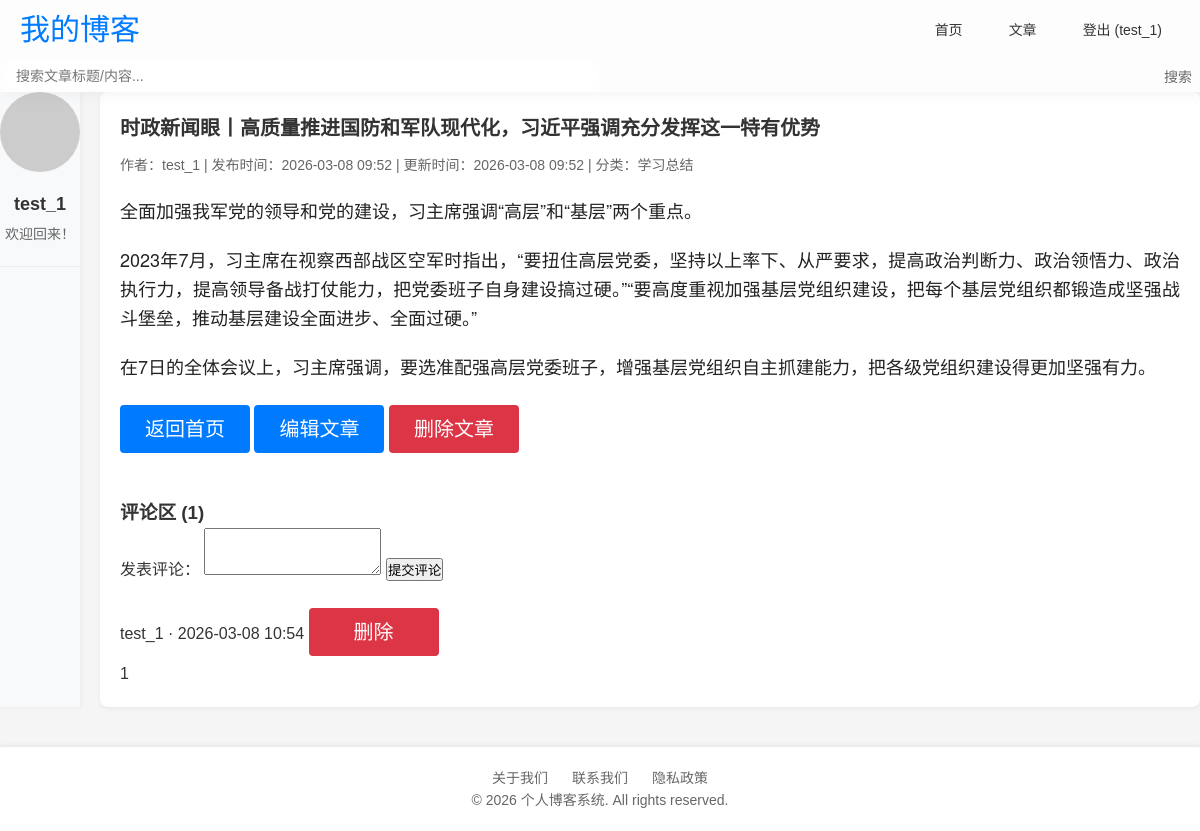
The app's page /post/2 (signed in) with its own data.
### app.py (models this page shows)
class User(UserMixin,db.Model):
    id = db.Column(db.Integer, primary_key=True)
    username = db.Column(db.String(20), unique=True, nullable=False)
    email = db.Column(db.String(120), unique=True, nullable=False)
    password = db.Column(db.String(60), nullable=False)

class Post(db.Model):
    id = db.Column(db.Integer,primary_key = True)                # 文章id
    title = db.Column(db.String(100),nullable = False)           # 文章标题
    content = db.Column(db.Text,nullable = False)                # 文章内容
    created_at = db.Column(db.DateTime,default = datetime.utcnow)# 创建时间
    updated_at = db.Column(db.DateTime,default = datetime.utcnow,updated_at = datetime.utcnow)# 更新时间
    user_id = db.Column(db.Integer,nullable = False)
    category_id = db.Column(db.Integer,nullable = False)

class Category(db.Model):
    id = db.Column(db.Integer, primary_key=True)
    name = db.Column(db.String(50), unique=True, nullable=False)

class Comment(db.Model):
    id = db.Column(db.Integer, primary_key=True)
    content = db.Column(db.Text, nullable=False)
    created_at = db.Column(db.DateTime, default=datetime.utcnow)
    user_id = db.Column(db.Integer,nullable = False)
    post_id = db.Column(db.Integer,nullable = False)

### app.py (the view, shortened to what this page needs)
@app.route("/post/<int:post_id>",methods = ["POST","GET"])
def post(post_id):
    post = Post.query.get_or_404(post_id) # 查询文章存在或404
    post.author = get_post_author(post)
    post.category = get_post_category(post)
    comments = Comment.query.filter_by(post_id = post_id).order_by(Comment.created_at.desc()).all()
    for comment in comments:
        comment.author = User.query.get(comment.user_id)
        if not comment.author:
            comment.author = type('Anonymous', (), {'username': '匿名用户'})() # 动态创建一个名为 Anonymous 的类并实例化，该对象有 username 属性，值为「匿名用户」
    return render_template("post.html",post = post,comments = comments)

### app.py (called while the page is built)
def get_post_author(post):
    return User.query.get(post.user_id)

def get_post_category(post):
    if post.category_id:
        return Category.query.get(post.category_id)
    return None

@login_manager.user_loader
def load_user(user_id):
    return User.query.get(int(user_id)) if user_id else None

### templates/post.html (shortened to what this page needs)
{% extends 'base.html' %}
{% block content %}
    <div class="post">
        <h2 class="post-title">{{ post.title }}</h2>
        <div class="post-meta">
            作者：{{ post.author.username }} |
            发布时间：{{ post.created_at.strftime('%Y-%m-%d %H:%M') }} |
            更新时间：{{ post.updated_at.strftime('%Y-%m-%d %H:%M') }} |
            {% if post.category %}分类：{{ post.category.name }}{% else %}无分类{% endif %}
        </div>
        <div class="post-content">
            {{ post.content|safe }}
        </div>
        <div style="margin-top: 20px;">
            <a href="{{ url_for('index') }}" class="btn btn-primary">返回首页</a>
            {% if current_user == post.author %}
                <a href="{{ url_for('edit', post_id=post.id) }}" class="btn btn-primary">编辑文章</a>
                <a href="{{ url_for('delete', post_id=post.id) }}" class="btn btn-danger" onclick="return confirm('确定要删除吗？')">删除文章</a>
            {% endif %}
        </div>
        <div style="margin-top: 40px;">
            <h3>评论区 ({{ comments|length }})</h3>
            {% if current_user.is_authenticated %}
                <form method="POST" style="margin-bottom: 20px;">
                    <label for="comment">发表评论：</label>
                    <textarea id="comment" name="comment" rows="3" required></textarea>
                    <button type="submit">提交评论</button>
                </form>
            {% else %}
                <p>请<a href="{{ url_for('login') }}">登录</a>后发表评论</p>
            {% endif %}
            {% if comments %}
                {% for comment in comments %}
                    <div class="comment">
                        <div class="comment-meta">
                            {{ comment.author.username }} · {{ comment.created_at.strftime('%Y-%m-%d %H:%M') }}
                            {% if current_user == comment.author or current_user == post.author %}
                                <a href="{{ url_for('delete_comment', comment_id=comment.id) }}" class="btn btn-danger btn-sm" onclick="return confirm('确定删除评论？')">删除</a>
                            {% endif %}
                        </div>
                        <div>{{ comment.content|replace('\n', '<br>')|safe }}</div>
                    </div>
                {% endfor %}
            {% else %}
                <p>暂无评论，快来抢沙发吧！</p>
            {% endif %}
        </div>
    </div>
{% endblock %}

### templates/base.html (shortened to what this page needs)
<!DOCTYPE html>
<html lang="zh-CN">
<head>
</head>
<body>
    <header class="header">
        <div class="container">
            <div class="header-content">
                <a href="{{ url_for('index') }}" class="logo">我的博客</a>
                <nav class="nav-links navbar-menu">
                    <a href="{{ url_for('index') }}">首页</a>
                    {% if current_user.is_authenticated %}
                        <a href="{{ url_for('create') }}">文章</a>
                        <a href="{{ url_for('logout') }}">登出 ({{ current_user.username }})</a>
                    {% else %}
                        <a href="{{ url_for('login') }}">登录</a>
                        <a href="{{ url_for('register') }}">注册</a>
                    {% endif %}
                </nav>
            </div>
            <div class="search-box">
                <form class="search-form" action="{{ url_for('index') }}" method="get">
                    <input type="text" name="search" class="search-input" placeholder="搜索文章标题/内容..." value="{{ search_query or '' }}">
                <button type="submit" class="search-btn">搜索</button>
                </form>
            </div>
        </div>
    </header>
    <main class="container main-content">
        <aside class="sidebar">
            {% if current_user.is_authenticated %}
            <div class="user-info">
                <img src="https://ui-avatars.com/api/?name={{ current_user.username }}&background=4285f4&color=fff" alt="头像" class="avatar">
                <div class="username">{{ current_user.username }}</div>
                <div class="user-desc">欢迎回来！</div>
            </div>
            {% endif %}
        </aside>
        <section class="content-area">
            {% block content %}{% endblock %}
        </section>
    </main>
    <footer class="footer">
        <div class="container">
            <div class="footer-links">
                <a href="#">关于我们</a>
                <a href="#">联系我们</a>
                <a href="#">隐私政策</a>
            </div>
            <p>&copy; 2026 个人博客系统. All rights reserved.</p>
        </div>
    </footer>
</body>
</html>

### templates/base.html (style rules this page uses)
* { margin: 0; padding: 0; box-sizing: border-box; }
body { font-family: -apple-system, BlinkMacSystemFont, "Segoe UI", Roboto, "Helvetica Neue", Arial, sans-serif; background-color: #f5f5f5; color: #333; line-height: 1.6; }
.container { margin: 0; padding: 0; box-sizing: border-box; list-style: none; text-decoration: none; font-family: "Microsoft Yahei", sans-serif; }
.header { background: rgba(255, 255, 255, 0.8); backdrop-filter: blur(10px); -webkit-backdrop-filter: blur(10px); box-shadow: 0 2px 15px rgba(0, 0, 0, 0.05); position: sticky; top: 0; z-index: 999; }
.header-content { max-width: 1200px; margin: 0 auto; display: flex; justify-content: space-between; align-items: center; padding: 0 20px; height: 60px; }
.logo { font-size: 30px; font-weight: 800px; color: #007bff; text-decoration: none; }
.navbar-menu { display: flex; gap: 10px; align-items: center; text-decoration: none; }
.nav-links a { color: #333; font-size: 14px; font-weight: 500; padding: 6px 18px; border-radius: 50px; transition: all 0.3s ease; text-decoration: none; }
.search-box { width: 50%; align-items: center; position:static; }
.search-form { display: flex; align-items: center; width: 100%; }
.search-input { width: 100%; padding: 8px 16px 8px 16px; border: none; border-radius: 8px; font-size: 14px; outline: none; transition: all 0.3s ease; background: rgba(255, 255, 255, 0.2); backdrop-filter: blur(10px); -webkit-backdrop-filter: blur(10px); color: #333; }
.search-btn { position: absolute; right: 8px; background: transparent; border: none; color: #666; cursor: pointer; font-size: 14px; transition: color 0.3s; }
.main-content { display: flex; gap: 20px; margin-bottom: 40px; }
.sidebar { width: 80px; background-color: #f8f9fa; transition: width 0.3s ease; overflow: hidden; box-shadow: 1px 0 5px rgba(0, 0, 0, 0.05); }
.user-info { text-align: center; margin-bottom: 20px; padding-bottom: 20px; border-bottom: 1px solid #eee; }
.avatar { width: 80px; height: 80px; border-radius: 50%; object-fit: cover; margin-bottom: 10px; }
.username { font-size: 18px; font-weight: 600; margin-bottom: 5px; }
.user-desc { font-size: 14px; color: #666; }
.content-area { flex: 1; background-color: #fff; border-radius: 8px; box-shadow: 0 2px 4px rgba(0,0,0,0.05); padding: 20px; }
.post-title { font-size: 20px; font-weight: 600; margin-bottom: 10px; }
.post-meta { font-size: 14px; color: #666; margin-bottom: 10px; }
.footer { background-color: #fff; box-shadow: 0 -2px 4px rgba(0,0,0,0.05); padding: 20px 0; text-align: center; font-size: 14px; color: #666; }
.footer-links a { color: #666; text-decoration: none; margin: 0 10px; }
.btn { display: inline-block; padding: 8px 16px; margin: 5px 0; border: none; border-radius: 4px; cursor: pointer; font-size: 20px; width: 130px; text-decoration: none; text-align: center; transition: all 0.3s ease; }
.btn-primary { background-color: #007bff; color: #fff; }
.btn-danger { background-color: #dc3545; color: #fff; }

### records on screen
User: username "test_1", author.username "test_1"
Post: title "时政新闻眼丨高质量推进国防和军队现代化，习近平强调充分发挥这一特有优势", created_at "2026-03-08 09:52", updated_at "2026-03-08 09:52", content "全面加强我军党的领导和党的建设，习主席强调“高层”和“基层”两个重点。 2023年7月，习主席在视察西部战区空军时指出，“要扭住高层党委，坚持以上率下、从严要求，提高政治判断力、政治领悟力、政治执行力，提高领导备战打仗能力，把党委班子自身建设搞过硬。”“要高度重视加强基层党组织建设，把每个基层党组织都锻造成坚强战斗堡垒，推动基层建设全面进步、全面过硬。” 在7日的全体会议上，习主席强调，要选准配强高层党委班子，增强基层党组织自主抓建能力，把各级党组织建设得更加坚强有力。"
Category: category.name "学习总结"
Comment: author.username "test_1", created_at "2026-03-08 10:54", content "1"

### other values on screen
{{ comments|length }} "1"
